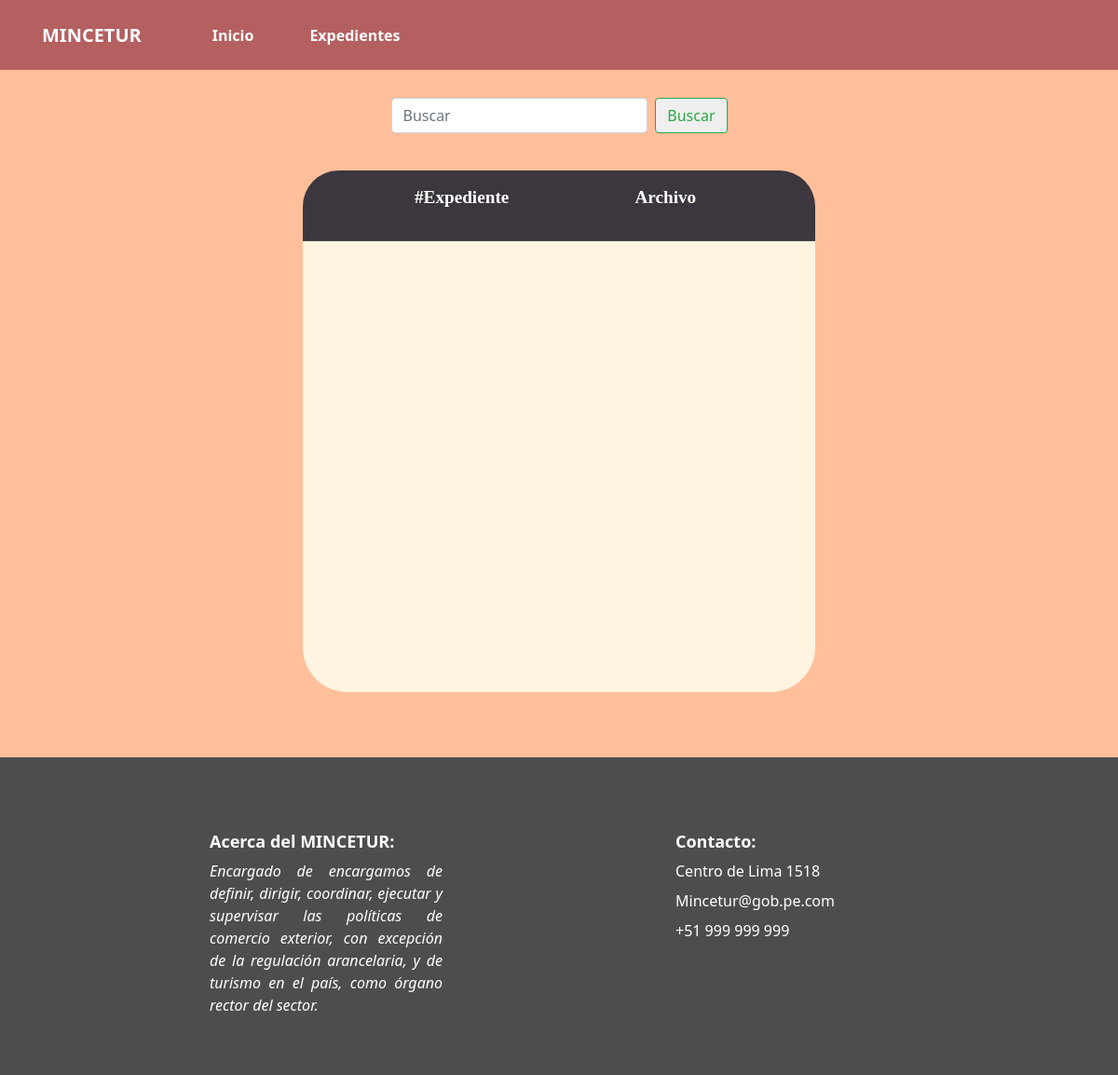
/buscar/, run on an earlier commit of the app's database.
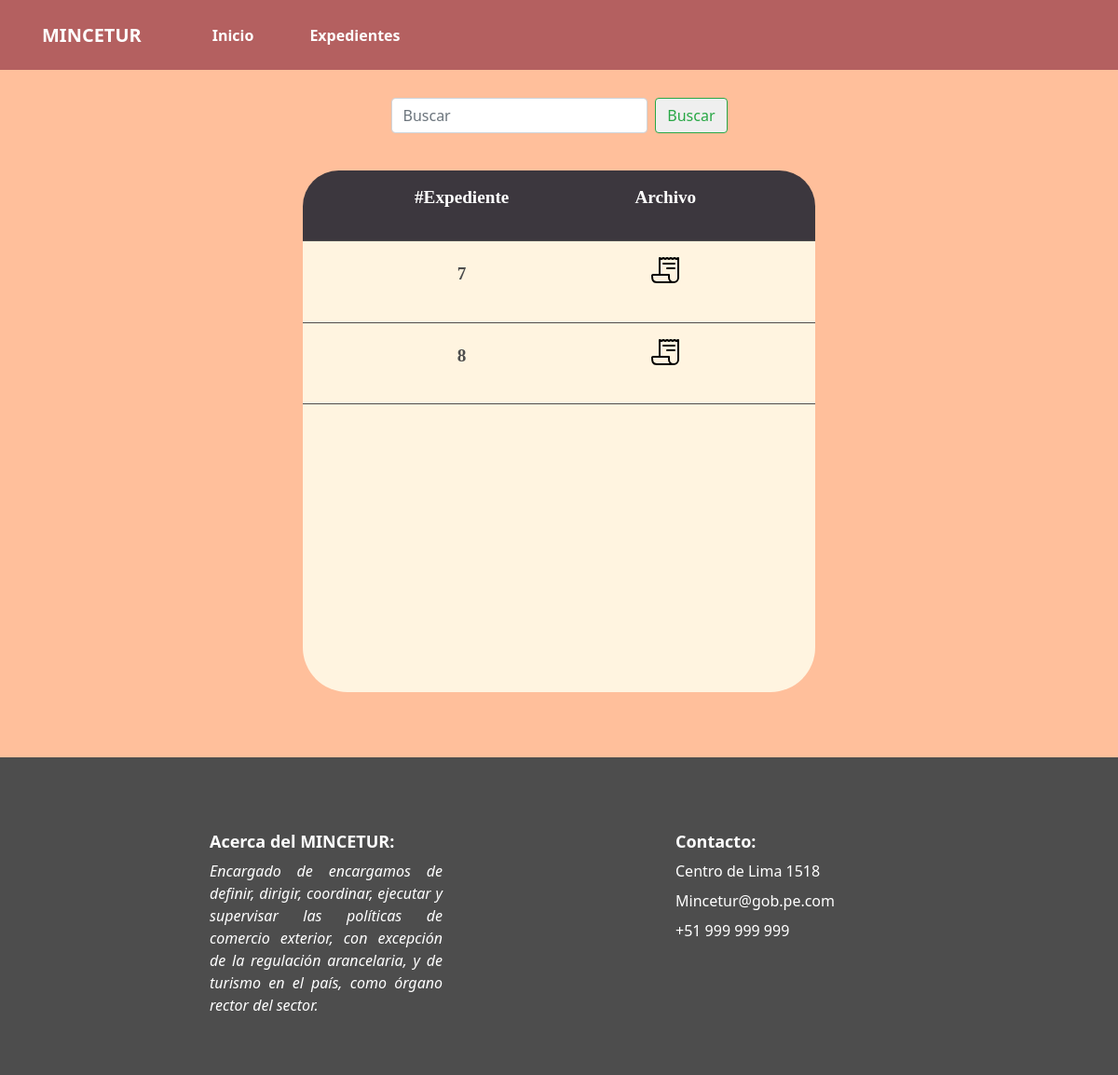
And on a later commit of the database.
### Search/models.py (models this page shows)
class ArchivoPDF(models.Model):
    id = models.AutoField(primary_key=True)
    archivo = models.FileField(upload_to='pdf')

### Search/views.py (the view)
# urls.py: path('buscar/',buscar, name = 'buscar'),
def buscar(request):
    if request.method == 'POST':
        form = BusquedaForm(request.POST)
        if form.is_valid():
            palabra_clave = form.cleaned_data['palabra_clave']
            resultados_solr = buscar_documentos(palabra_clave)
            ids = [int(result['id']) for result in resultados_solr]
            resultados_modelo = ArchivoPDF.objects.in_bulk(ids)
            objetos_ordenados = [resultados_modelo[id] for id in ids if id in resultados_modelo]
            return render(request, 'Search/exp.html', {'resultados': objetos_ordenados, 'form': form})
    else:
        form = BusquedaForm()
        resultados_modelo = ArchivoPDF.objects.all()
        return render(request, 'Search/exp.html', {'resultados': resultados_modelo, 'form': form})

### Search/forms.py
class BusquedaForm(forms.Form):
    palabra_clave = forms.CharField(widget=forms.TextInput(attrs={'class': 'form-control me-2', 'type': 'search', 'placeholder': 'Buscar', 'aria-label': 'Buscar'}))

### Search/templates/Search/exp.html (shortened to what this page needs)
{% extends 'Search/base.html' %}
{% load static %}
{% block link %}
    <link rel="stylesheet" type="text/css" href="{% static 'css/exp.css' %}">
{% endblock %}
{% block content %}
    <div class="container-fluid" id="exp">
        <div class="d-flex" id = "centro">
            <div class="row " id = "form">
                <form class="d-flex" method="post" action="{% url 'buscar' %}">
                    {{ form.palabra_clave }}
                    <button id="boton" type="submit">Buscar</button>
                </form>
            </div>
            <div class="row" id = "datos">
                <div class= "fila" id="tablaheader">
                    <P>#Expediente</P>
                    <p>Archivo</p>
                </div>
                {% for p in resultados %}
                <div class= "fila">
                    <P>{{p.id}}</P>
                    <p><a href="{{p.archivo.url}}" target="_blank"><ion-icon name="receipt-outline" size="large"></ion-icon></a></p>
                </div>
                {% endfor %}
            </div>
        </div>
    </div>
{% endblock %}

What changed in the data, as far as the page shows it:
added ArchivoPDF: id "7"
added ArchivoPDF: id "8"
